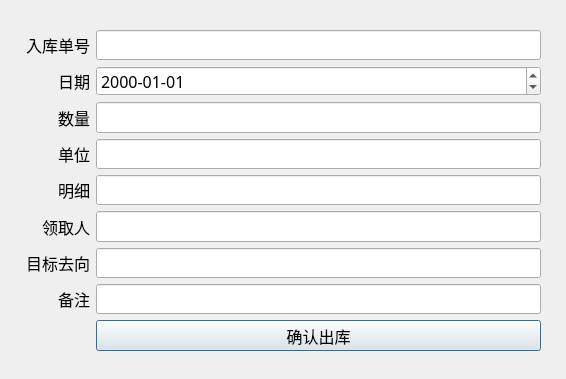
<?xml version="1.0" encoding="UTF-8"?>
<ui version="4.0">
 <class>ChengPinChuKuEdit</class>
 <widget class="QDialog" name="ChengPinChuKuEdit">
  <property name="geometry">
   <rect>
    <x>0</x>
    <y>0</y>
    <width>566</width>
    <height>379</height>
   </rect>
  </property>
  <property name="windowTitle">
   <string>Dialog</string>
  </property>
  <widget class="QWidget" name="formLayoutWidget_2">
   <property name="geometry">
    <rect>
     <x>10</x>
     <y>30</y>
     <width>531</width>
     <height>321</height>
    </rect>
   </property>
   <layout class="QFormLayout" name="formLayout_2">
    <item row="0" column="0">
     <widget class="QLabel" name="Label_15">
      <property name="minimumSize">
       <size>
        <width>80</width>
        <height>0</height>
       </size>
      </property>
      <property name="font">
       <font>
        <family>Agency FB</family>
        <pointsize>12</pointsize>
       </font>
      </property>
      <property name="text">
       <string>入库单号</string>
      </property>
      <property name="alignment">
       <set>Qt::AlignRight|Qt::AlignTrailing|Qt::AlignVCenter</set>
      </property>
     </widget>
    </item>
    <item row="0" column="1">
     <widget class="QLineEdit" name="LineEdit_ruku_id_2">
      <property name="font">
       <font>
        <family>Agency FB</family>
        <pointsize>12</pointsize>
       </font>
      </property>
      <property name="readOnly">
       <bool>true</bool>
      </property>
     </widget>
    </item>
    <item row="1" column="0">
     <widget class="QLabel" name="Label_16">
      <property name="minimumSize">
       <size>
        <width>80</width>
        <height>0</height>
       </size>
      </property>
      <property name="font">
       <font>
        <family>Agency FB</family>
        <pointsize>12</pointsize>
       </font>
      </property>
      <property name="text">
       <string>日期</string>
      </property>
      <property name="alignment">
       <set>Qt::AlignRight|Qt::AlignTrailing|Qt::AlignVCenter</set>
      </property>
     </widget>
    </item>
    <item row="1" column="1">
     <widget class="QDateEdit" name="dateEdit_date_2">
      <property name="font">
       <font>
        <family>Agency FB</family>
        <pointsize>12</pointsize>
        <weight>50</weight>
        <bold>false</bold>
       </font>
      </property>
      <property name="displayFormat">
       <string>yyyy-MM-dd</string>
      </property>
     </widget>
    </item>
    <item row="2" column="0">
     <widget class="QLabel" name="Label_19">
      <property name="minimumSize">
       <size>
        <width>80</width>
        <height>0</height>
       </size>
      </property>
      <property name="font">
       <font>
        <family>Agency FB</family>
        <pointsize>12</pointsize>
       </font>
      </property>
      <property name="text">
       <string>数量</string>
      </property>
      <property name="alignment">
       <set>Qt::AlignRight|Qt::AlignTrailing|Qt::AlignVCenter</set>
      </property>
     </widget>
    </item>
    <item row="2" column="1">
     <widget class="QLineEdit" name="LineEdit_shuliang_2">
      <property name="font">
       <font>
        <family>Agency FB</family>
        <pointsize>12</pointsize>
       </font>
      </property>
     </widget>
    </item>
    <item row="3" column="0">
     <widget class="QLabel" name="Label_20">
      <property name="minimumSize">
       <size>
        <width>80</width>
        <height>0</height>
       </size>
      </property>
      <property name="font">
       <font>
        <family>Agency FB</family>
        <pointsize>12</pointsize>
       </font>
      </property>
      <property name="text">
       <string>单位</string>
      </property>
      <property name="alignment">
       <set>Qt::AlignRight|Qt::AlignTrailing|Qt::AlignVCenter</set>
      </property>
     </widget>
    </item>
    <item row="3" column="1">
     <widget class="QLineEdit" name="LineEdit_danwei_2">
      <property name="font">
       <font>
        <family>Agency FB</family>
        <pointsize>12</pointsize>
       </font>
      </property>
     </widget>
    </item>
    <item row="4" column="0">
     <widget class="QLabel" name="Label_21">
      <property name="minimumSize">
       <size>
        <width>80</width>
        <height>0</height>
       </size>
      </property>
      <property name="font">
       <font>
        <family>Agency FB</family>
        <pointsize>12</pointsize>
       </font>
      </property>
      <property name="text">
       <string>明细</string>
      </property>
      <property name="alignment">
       <set>Qt::AlignRight|Qt::AlignTrailing|Qt::AlignVCenter</set>
      </property>
     </widget>
    </item>
    <item row="4" column="1">
     <widget class="QLineEdit" name="LineEdit_detail_2">
      <property name="font">
       <font>
        <family>Agency FB</family>
        <pointsize>12</pointsize>
       </font>
      </property>
     </widget>
    </item>
    <item row="5" column="0">
     <widget class="QLabel" name="Label_18">
      <property name="minimumSize">
       <size>
        <width>80</width>
        <height>0</height>
       </size>
      </property>
      <property name="font">
       <font>
        <family>Agency FB</family>
        <pointsize>12</pointsize>
       </font>
      </property>
      <property name="text">
       <string>领取人</string>
      </property>
      <property name="alignment">
       <set>Qt::AlignRight|Qt::AlignTrailing|Qt::AlignVCenter</set>
      </property>
     </widget>
    </item>
    <item row="5" column="1">
     <widget class="QLineEdit" name="LineEdit_lingquren_2">
      <property name="font">
       <font>
        <family>Agency FB</family>
        <pointsize>12</pointsize>
       </font>
      </property>
     </widget>
    </item>
    <item row="6" column="0">
     <widget class="QLabel" name="Label_22">
      <property name="minimumSize">
       <size>
        <width>80</width>
        <height>0</height>
       </size>
      </property>
      <property name="font">
       <font>
        <family>Agency FB</family>
        <pointsize>12</pointsize>
       </font>
      </property>
      <property name="text">
       <string>目标去向</string>
      </property>
      <property name="alignment">
       <set>Qt::AlignRight|Qt::AlignTrailing|Qt::AlignVCenter</set>
      </property>
     </widget>
    </item>
    <item row="6" column="1">
     <widget class="QLineEdit" name="LineEdit_targetto_2">
      <property name="font">
       <font>
        <family>Agency FB</family>
        <pointsize>12</pointsize>
       </font>
      </property>
     </widget>
    </item>
    <item row="7" column="0">
     <widget class="QLabel" name="Label_23">
      <property name="minimumSize">
       <size>
        <width>80</width>
        <height>0</height>
       </size>
      </property>
      <property name="font">
       <font>
        <family>Agency FB</family>
        <pointsize>12</pointsize>
       </font>
      </property>
      <property name="text">
       <string>备注</string>
      </property>
      <property name="alignment">
       <set>Qt::AlignRight|Qt::AlignTrailing|Qt::AlignVCenter</set>
      </property>
     </widget>
    </item>
    <item row="7" column="1">
     <widget class="QLineEdit" name="LineEdit_comment_2">
      <property name="font">
       <font>
        <family>Agency FB</family>
        <pointsize>12</pointsize>
       </font>
      </property>
     </widget>
    </item>
    <item row="8" column="1">
     <widget class="QPushButton" name="pushButton_2">
      <property name="palette">
       <palette>
        <active/>
        <inactive/>
        <disabled/>
       </palette>
      </property>
      <property name="font">
       <font>
        <family>Agency FB</family>
        <pointsize>12</pointsize>
       </font>
      </property>
      <property name="text">
       <string>确认出库</string>
      </property>
     </widget>
    </item>
   </layout>
  </widget>
 </widget>
 <resources/>
 <connections>
  <connection>
   <sender>pushButton_2</sender>
   <signal>clicked()</signal>
   <receiver>ChengPinChuKuEdit</receiver>
   <slot>ChengPinChukuSlot()</slot>
   <hints>
    <hint type="sourcelabel">
     <x>345</x>
     <y>293</y>
    </hint>
    <hint type="destinationlabel">
     <x>490</x>
     <y>368</y>
    </hint>
   </hints>
  </connection>
 </connections>
 <slots>
  <slot>ChengPinChukuSlot()</slot>
 </slots>
</ui>
